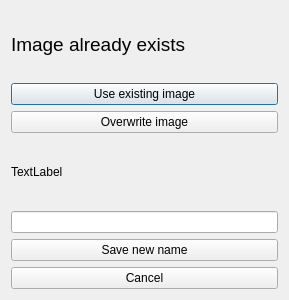
<?xml version="1.0" encoding="UTF-8"?>
<ui version="4.0">
 <class>Dialog</class>
 <widget class="QDialog" name="Dialog">
  <property name="geometry">
   <rect>
    <x>0</x>
    <y>0</y>
    <width>289</width>
    <height>300</height>
   </rect>
  </property>
  <property name="windowTitle">
   <string>Dialog</string>
  </property>
  <layout class="QVBoxLayout" name="verticalLayout">
   <item>
    <widget class="QLabel" name="label">
     <property name="font">
      <font>
       <pointsize>14</pointsize>
      </font>
     </property>
     <property name="text">
      <string>Image already exists</string>
     </property>
    </widget>
   </item>
   <item>
    <widget class="QPushButton" name="existingButton">
     <property name="text">
      <string>Use existing image</string>
     </property>
    </widget>
   </item>
   <item>
    <widget class="QPushButton" name="overwriteButton">
     <property name="text">
      <string>Overwrite image</string>
     </property>
    </widget>
   </item>
   <item>
    <widget class="QLabel" name="messageLabel">
     <property name="text">
      <string>TextLabel</string>
     </property>
    </widget>
   </item>
   <item>
    <widget class="QLineEdit" name="filenameEdit"/>
   </item>
   <item>
    <widget class="QPushButton" name="saveButton">
     <property name="text">
      <string>Save new name</string>
     </property>
    </widget>
   </item>
   <item>
    <widget class="QPushButton" name="cancelButton">
     <property name="text">
      <string>Cancel</string>
     </property>
    </widget>
   </item>
  </layout>
 </widget>
 <resources/>
 <connections/>
</ui>
